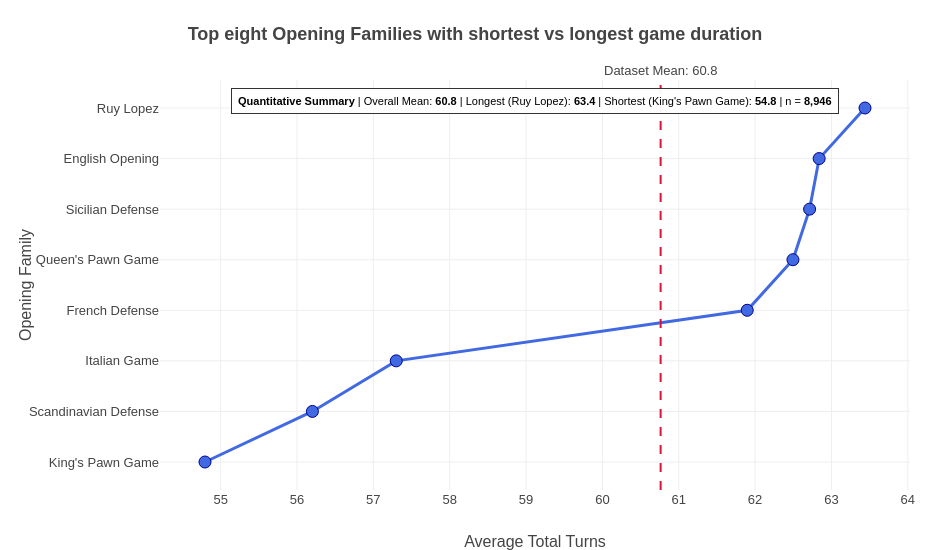

Notebook code for this chart:
### Code cell
import plotly.graph_objects as go
import pandas as pd

# 1. Filter for top 8 opening families and calculating mean and sample size
top_families = chess['opening_family'].value_counts().head(8).index
filtered_chess = chess[chess['opening_family'].isin(top_families)]

family_stats = filtered_chess.groupby('opening_family')['turns'].agg(
    mean_turns='mean',
    median_turns='median',
    game_count='count'
).reset_index()

# Sort from shortest to longest average duration 
df_sorted = family_stats.sort_values(by='mean_turns', ascending=True)

# 2.Quantitative metrics 
overall_mean = filtered_chess['turns'].mean()
total_games = len(filtered_chess)
longest_family = df_sorted.iloc[-1]['opening_family']
longest_val = df_sorted.iloc[-1]['mean_turns']
shortest_family = df_sorted.iloc[0]['opening_family']
shortest_val = df_sorted.iloc[0]['mean_turns']

# 3. Line Chart 
fig = go.Figure()

fig.add_trace(go.Scatter(
    x=df_sorted['mean_turns'],
    y=df_sorted['opening_family'],
    mode='lines+markers',
    marker=dict(size=12, color='royalblue', line=dict(width=1, color='darkblue')),
    line=dict(color='royalblue', width=3, dash='solid'),
    hovertemplate='<b>%{y}</b><br>Average Turns: %{x:.1f}<extra></extra>'
))

# 4.Vertical reference line 
fig.add_vline(
    x=overall_mean, 
    line_dash="dash", 
    line_color="crimson", 
    annotation_text=f"Dataset Mean: {overall_mean:.1f}", 
    annotation_position="top"
)

# 5. Quantitative summary c
stats_text = (
    f"<b>Quantitative Summary</b> | "
    f"Overall Mean: <b>{overall_mean:.1f}</b> | "
    f"Longest ({longest_family}): <b>{longest_val:.1f}</b> | "
    f"Shortest ({shortest_family}): <b>{shortest_val:.1f}</b> | "
    f"n = <b>{total_games:,}</b>"
)

fig.add_annotation(
    x=0.5, 
    y=0.98,
    xref="paper", 
    yref="paper",
    text=stats_text,
    showarrow=False,
    font=dict(size=11, color="black"),
    align="center",
    bgcolor="rgba(255, 255, 255, 0.95)",
    bordercolor="#333333",
    borderwidth=1,
    borderpad=6
)

# 6. Final layout styling
fig.update_layout(
    title='<b>Top eight Opening Families with shortest vs longest game duration</b>',
    xaxis_title='Average Total Turns',
    yaxis_title='Opening Family',
    width=950,
    height=550,
    font=dict(size=13, family="Arial"),
    margin=dict(l=160, r=40, t=80, b=60)
)

fig.show()

### Figure 1 — Plotly figure (JSON) as saved in the notebook; plotly's stock layout.template omitted (floating-point values rounded to 4 significant figures)
{"data": [{"hovertemplate": "<b>%{y}</b><br>Average Turns: %{x:.1f}<extra></extra>", "line": {"color": "royalblue", "dash": "solid", "width": 3}, "marker": {"color": "royalblue", "line": {"color": "darkblue", "width": 1}, "size": 12}, "mode": "lines+markers", "type": "scatter", "x": [54.8, 56.2, 57.3, 61.9, 62.5, 62.71, 62.84, 63.44], "y": ["King's Pawn Game", "Scandinavian Defense", "Italian Game", "French Defense", "Queen's Pawn Game", "Sicilian Defense", "English Opening", "Ruy Lopez"]}], "layout": {"annotations": [{"showarrow": false, "text": "Dataset Mean: 60.8", "x": 60.76, "xanchor": "center", "xref": "x", "y": 1, "yanchor": "bottom", "yref": "y domain"}, {"align": "center", "bgcolor": "rgba(255, 255, 255, 0.95)", "bordercolor": "#333333", "borderpad": 6, "borderwidth": 1, "font": {"color": "black", "size": 11}, "showarrow": false, "text": "<b>Quantitative Summary</b> | Overall Mean: <b>60.8</b> | Longest (Ruy Lopez): <b>63.4</b> | Shortest (King's Pawn Game): <b>54.8</b> | n = <b>8,946</b>", "x": 0.5, "xref": "paper", "y": 0.98, "yref": "paper"}], "font": {"family": "Arial", "size": 13}, "height": 550, "margin": {"b": 60, "l": 160, "r": 40, "t": 80}, "shapes": [{"line": {"color": "crimson", "dash": "dash"}, "type": "line", "x0": 60.76, "x1": 60.76, "xref": "x", "y0": 0, "y1": 1, "yref": "y domain"}], "title": {"text": "<b>Top eight Opening Families with shortest vs longest game duration</b>"}, "width": 950, "xaxis": {"title": {"text": "Average Total Turns"}}, "yaxis": {"title": {"text": "Opening Family"}}}}
